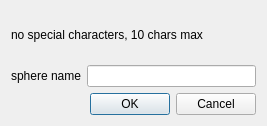
<?xml version="1.0" encoding="UTF-8"?>
<ui version="4.0">
 <class>newsphere</class>
 <widget class="QDialog" name="newsphere">
  <property name="windowModality">
   <enum>Qt::ApplicationModal</enum>
  </property>
  <property name="geometry">
   <rect>
    <x>0</x>
    <y>0</y>
    <width>267</width>
    <height>126</height>
   </rect>
  </property>
  <property name="windowTitle">
   <string>new sphere</string>
  </property>
  <layout class="QVBoxLayout" name="verticalLayout">
   <item>
    <widget class="QLabel" name="label_2">
     <property name="text">
      <string>no special characters, 10 chars max</string>
     </property>
    </widget>
   </item>
   <item>
    <layout class="QHBoxLayout" name="horizontalLayout">
     <item>
      <widget class="QLabel" name="label">
       <property name="text">
        <string>sphere name</string>
       </property>
      </widget>
     </item>
     <item>
      <widget class="QLineEdit" name="lineEdit_sphere">
       <property name="maxLength">
        <number>10</number>
       </property>
      </widget>
     </item>
    </layout>
   </item>
   <item>
    <widget class="QDialogButtonBox" name="buttonBox">
     <property name="orientation">
      <enum>Qt::Horizontal</enum>
     </property>
     <property name="standardButtons">
      <set>QDialogButtonBox::Cancel|QDialogButtonBox::Ok</set>
     </property>
    </widget>
   </item>
  </layout>
 </widget>
 <resources/>
 <connections>
  <connection>
   <sender>buttonBox</sender>
   <signal>accepted()</signal>
   <receiver>newsphere</receiver>
   <slot>accept()</slot>
   <hints>
    <hint type="sourcelabel">
     <x>248</x>
     <y>254</y>
    </hint>
    <hint type="destinationlabel">
     <x>157</x>
     <y>274</y>
    </hint>
   </hints>
  </connection>
  <connection>
   <sender>buttonBox</sender>
   <signal>rejected()</signal>
   <receiver>newsphere</receiver>
   <slot>reject()</slot>
   <hints>
    <hint type="sourcelabel">
     <x>316</x>
     <y>260</y>
    </hint>
    <hint type="destinationlabel">
     <x>286</x>
     <y>274</y>
    </hint>
   </hints>
  </connection>
 </connections>
</ui>
